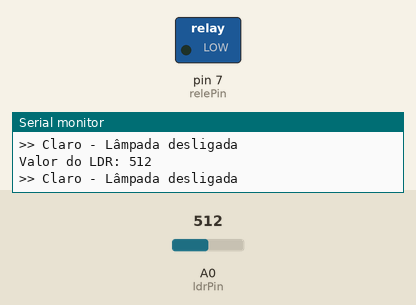
This sketch was run on a simulated Arduino Uno, built with avr-gcc and run on an emulated ATmega328P. On the bench: switched loads named in the sketch (green lamp = pin HIGH), the last lines printed to the serial monitor. The inputs (shaded band) are chosen by the test bench; at power-on: A0 (ldrPin) = 512.

Above: at 1.3 s.
1.4 s: A0 (ldrPin) set to 482
At 1.9 s:
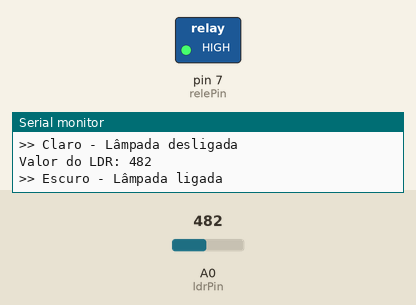
3.0 s: A0 (ldrPin) set to 510
At 4.2 s:
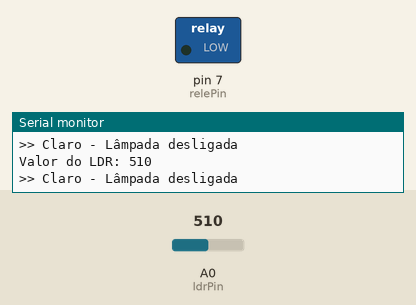
4.5 s: A0 (ldrPin) set to 490
At 5.6 s:
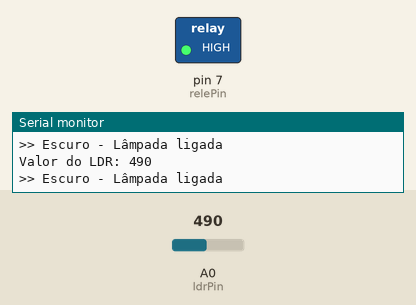
Timing chart, 0 to 7.5 s (numbered marks = the images above; inputs shaded):
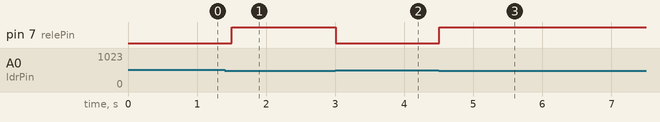

The sketch:

atv51.ino
```cpp
int ldrPin = A0;      // Entrada do LDR
int relePin = 7;      // Saída para o relé
int valorLdr = 0;
int limite = 500;     // Ajustar depois

void setup() {
  pinMode(relePin, OUTPUT);
  digitalWrite(relePin, LOW); // Relé desligado no início
  Serial.begin(9600);
}

void loop() {
  valorLdr = analogRead(ldrPin);   // Lê valor do LDR

  Serial.print("Valor do LDR: ");  // Texto fixo
  Serial.println(valorLdr);        // Número lido

  if (valorLdr < limite) {
    Serial.println(">> Escuro - Lâmpada ligada");
    digitalWrite(relePin, HIGH);   // Liga lâmpada
  } else {
    Serial.println(">> Claro - Lâmpada desligada");
    digitalWrite(relePin, LOW);    // Desliga lâmpada
  }

  delay(500); // pequena pausa
}
```

Measured:
- the behaviour switches between 500 and 499 on A0 (ldrPin) (found by bisection; images 0 and 1)
- after the input at 1.4 s, pin 7 (relePin): LOW → HIGH after 0.10 s
- after the input at 3.0 s, pin 7 (relePin): HIGH → LOW at once
- after the input at 4.5 s, pin 7 (relePin): LOW → HIGH at once
